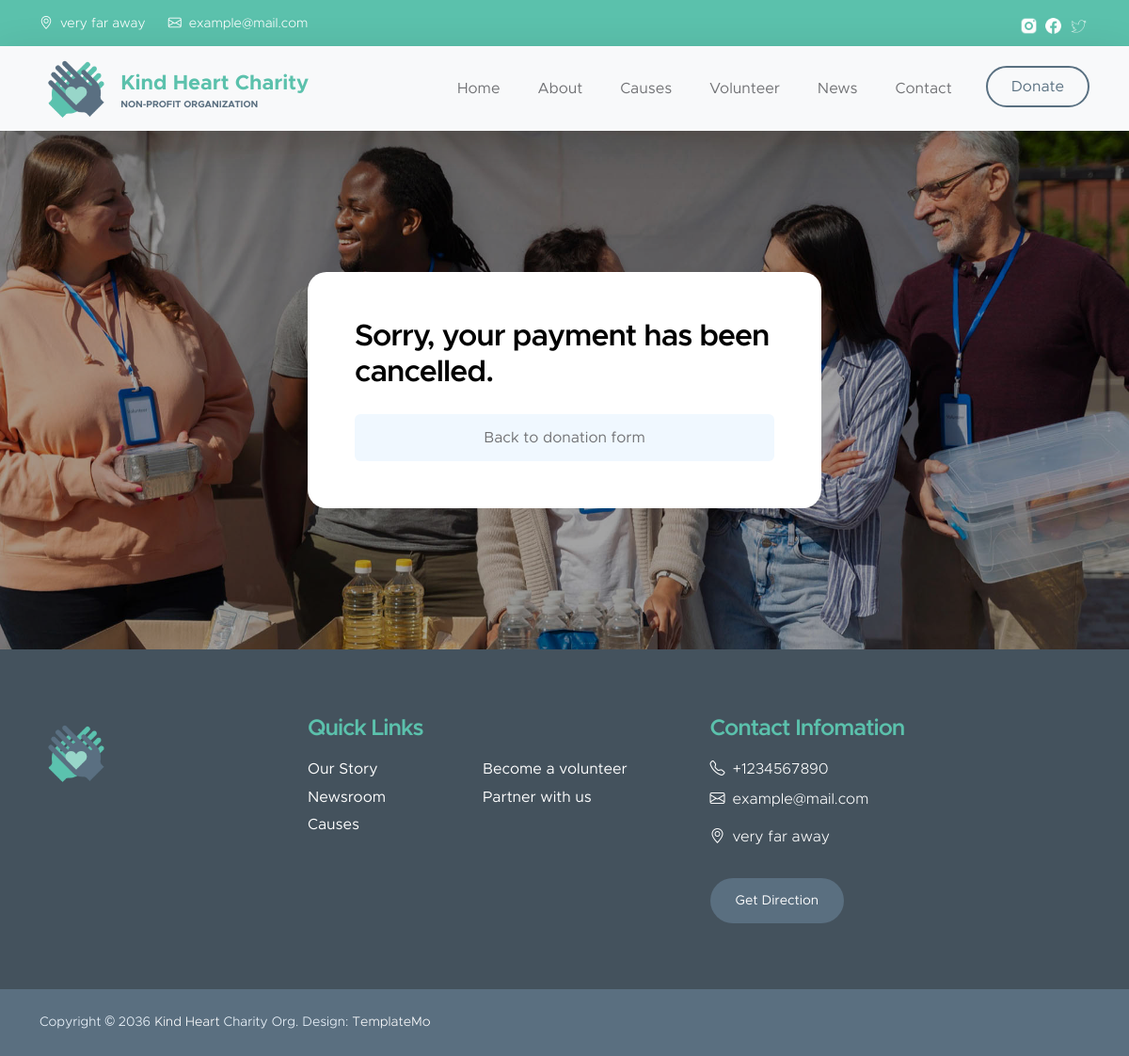
Page /donate/cancel/ on the committed database.
### home/models.py (models this page shows, shortened)
class Information(models.Model):
    phone_regex = RegexValidator(regex=r'^\+?1?\d{9,15}$', message="Phone number must be entered in the format: '+999999999'. Up to 15 digits allowed.")
    phone_number = models.CharField(validators=[phone_regex], max_length=17, blank=True)
    email = models.EmailField(blank=True)
    contact_email = models.EmailField()
    adress = models.TextField(blank=True)
    socials = models.ManyToManyField("Socials", blank=True)
    class Meta:
        verbose_name = 'Information'
        verbose_name_plural = 'Information'

class Socials(models.Model):
    name = models.CharField(max_length=50, null=True)
    icon = models.ImageField(null=True)
    url = models.URLField(null=True)
    class Meta:
        verbose_name = 'Socials'
        verbose_name_plural = 'Socials'

### donations/views.py (the view)
# urls.py: path('donate/cancel/', cancel_view, name='cancel'),
def cancel_view(request):
    context = {
        'info': Information.objects.first(),
        'status': 'Sorry, your payment has been cancelled.'
    }
    return render(request, 'donate.html', context=context)

### templates/donate.html (shortened to what this page needs)
{% extends 'base.html' %}
{% block main %}
        <main>
            <section class="donate-section">
                <div class="container">
                    <div class="row">
                        <div class="col-lg-6 col-12 mx-auto">
                            {% if status %}
                            <div class="custom-form donate-form">
                                <div class="row">
                                    <div class="col-lg-12 col-12">
                                        <h3 class="mb-4">{{ status }}</h3>
                                        <a href="{% url 'donate' %}">
                                            <button class="form-control mt-4">Back to donation form</button>
                                        </a>
                                    </div>
                                </div>
                            </div>
                            {% endif %}
                        </div>
                    </div>
                </div>
            </section>
        </main>
{% endblock %}

### templates/base.html (shortened to what this page needs)
{% load static %}
<!doctype html>
<html lang="en">
    <head>
        <link href="{% static 'css/bootstrap.min.css' %}" rel="stylesheet">
        <link href="{% static 'css/bootstrap-icons.css' %}" rel="stylesheet">
        <link href="{% static 'css/templatemo-kind-heart-charity.css' %}" rel="stylesheet">
    </head>
    <body id="section_1">
        <header class="site-header">
            <div class="container">
                <div class="row">
                    <div class="col-lg-8 col-12 d-flex flex-wrap">
                        <p class="d-flex me-4 mb-0">
                            <i class="bi-geo-alt me-2"></i>
                            {{ info.adress }}
                        </p>
                        <p class="d-flex mb-0">
                            <i class="bi-envelope me-2"></i>
                            <a href="mailto:{{ info.email }}">
                                {{ info.email }}
                            </a>
                        </p>
                    </div>
                    <div class="col-lg-3 col-12 ms-auto d-lg-block d-none">
                        <ul class="social-icon">
                            {% for social in info.socials.all %}
                            <li class="social-icon-item">
                                <a href="{{ social.url }}" class="social-icon-link">
                                    <img src="{{ social.icon.url }}" class="social-icon-img">
                                </a>
                            </li>
                            {% endfor %}
                        </ul>
                    </div>
                </div>
            </div>
        </header>
        <nav class="navbar navbar-expand-lg bg-light shadow-lg">
            <div class="container">
                <a class="navbar-brand" href="{% url 'home' %}">
                    <img src="{% static 'images/logo.png' %}" class="logo img-fluid" alt="Kind Heart Charity">
                    <span>
                        Kind Heart Charity
                        <small>Non-profit Organization</small>
                    </span>
                </a>
                <div class="collapse navbar-collapse" id="navbarNav">
                    <ul class="navbar-nav ms-auto">
                        <li class="nav-item">
                            <a class="nav-link click-scroll" href="{% url 'home' %}">Home</a>
                        </li>
                        <li class="nav-item">
                            <a class="nav-link click-scroll" href="{% url 'home' %}#section_2">About</a>
                        </li>
                        <li class="nav-item">
                            <a class="nav-link click-scroll" href="{% url 'home' %}#section_3">Causes</a>
                        </li>
                        <li class="nav-item">
                            <a class="nav-link click-scroll" href="{% url 'home' %}#section_4">Volunteer</a>
                        </li>
                        <li class="nav-item">
                            <a class="nav-link click-scroll" href="{% url 'post_list' %}">News</a>
                        </li>
                        <li class="nav-item">
                            <a class="nav-link click-scroll" href="{% url 'home' %}#section_6">Contact</a>
                        </li>
                        <li class="nav-item ms-3">
                            <a class="nav-link custom-btn custom-border-btn btn" href="{% url 'donate' %}">Donate</a>
                        </li>
                    </ul>
                </div>
            </div>
        </nav>
        {% block main %} {% endblock %}
        <footer class="site-footer">
            <div class="container">
                <div class="row">
                    <div class="col-lg-3 col-12 mb-4">
                        <img src="{% static 'images/logo.png' %}" class="logo img-fluid" alt="">
                    </div>
                    <div class="col-lg-4 col-md-6 col-12 mb-4">
                        <h5 class="site-footer-title mb-3">Quick Links</h5>
                        <ul class="footer-menu">
                            <li class="footer-menu-item"><a href="{% url 'home' %}#section_2" class="footer-menu-link">Our Story</a></li>
                            <li class="footer-menu-item"><a href="{% url 'post_list' %}" class="footer-menu-link">Newsroom</a></li>
                            <li class="footer-menu-item"><a href="{% url 'home' %}#section_3" class="footer-menu-link">Causes</a></li>
                            <li class="footer-menu-item"><a href="{% url 'home' %}#section_4" class="footer-menu-link">Become a volunteer</a></li>
                            <li class="footer-menu-item"><a href="{% url 'home' %}#section_6" class="footer-menu-link">Partner with us</a></li>
                        </ul>
                    </div>
                    <div class="col-lg-4 col-md-6 col-12 mx-auto">
                        <h5 class="site-footer-title mb-3">Contact Infomation</h5>
                        <p class="text-white d-flex mb-2">
                            <i class="bi-telephone me-2"></i>
                            <a href="tel: {{ info.phone_number }}" class="site-footer-link">
                                {{ info.phone_number }}
                            </a>
                        </p>
                        <p class="text-white d-flex">
                            <i class="bi-envelope me-2"></i>
                            <a href="mailto:{{ info.email }}" class="site-footer-link">
                                {{ info.email }}
                            </a>
                        </p>
                        <p class="text-white d-flex mt-3">
                            <i class="bi-geo-alt me-2"></i>
                            {{ info.adress }}
                        </p>
                        <a href="#" class="custom-btn btn mt-3">Get Direction</a>
                    </div>
                </div>
            </div>
            <div class="site-footer-bottom">
                <div class="container">
                    <div class="row">
                        <div class="col-lg-6 col-md-7 col-12">
                            <p class="copyright-text mb-0">Copyright © 2036 <a href="#">Kind Heart</a> Charity Org.
                        	Design: <a href="https://templatemo.com" target="_blank">TemplateMo</a></p>
                        </div>
                        <div class="col-lg-6 col-md-5 col-12 d-flex justify-content-center align-items-center mx-auto">
                        </div>
                    </div>
                </div>
            </div>
        </footer>
    </body>
</html>

### rows in the picture
Information: adress "very far away", email "example@mail.com", phone_number "+1234567890"
Socials: icon (picture)
Socials: icon (picture)
Socials: icon (picture)

### other values in the picture
{{ status }} "Sorry, your payment has been cancelled."
